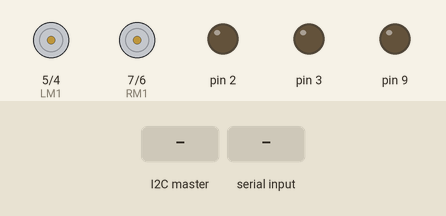
Simulated run of this sketch. Board: Arduino Uno, built with avr-gcc and run on an emulated ATmega328P. Shown: motor-driver pin pairs drawn as motors (green arrow = first pin HIGH = forward, orange = second pin HIGH = backward, longer = more drive), output pins drawn as LEDs (lit = HIGH). The test bench sets the inputs (shaded band).

Above: at 1.2 s.
1.3 s: the I2C master sends "Y"
At 2.7 s:
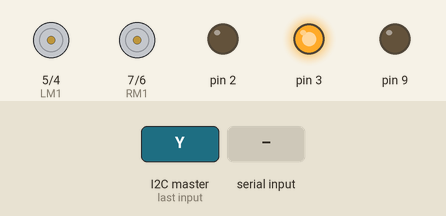
4.3 s: "1" received over Serial
At 5.7 s:
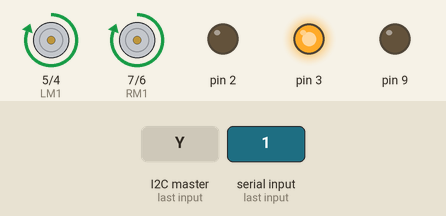
6.8 s: the I2C master sends "N"
At 8.4 s:
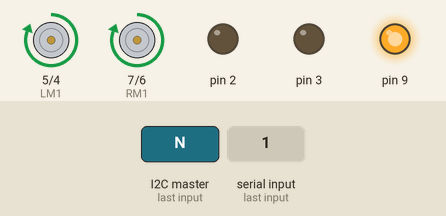
8.8 s: the I2C master sends "R"
At 9.6 s:
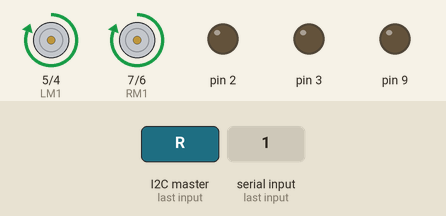
Timing chart, 0 to 11.3 s (numbered marks = the images above; inputs shaded):
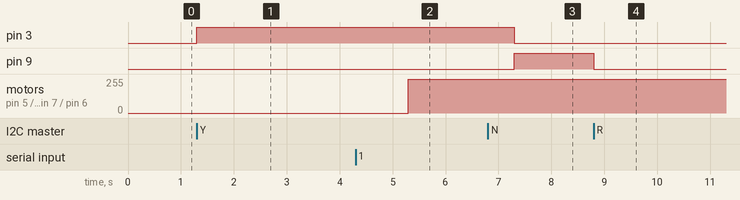

Measured:
- after the input at 1.3 s, pin 3: LOW → HIGH at once
- after the input at 4.3 s, motor on pin 5 (LM1) / pin 4 (LM2), motor on pin 7 (RM1) / pin 6 (RM2): stopped → forward 255/255 after 1.0 s
- after the input at 6.8 s, pin 3: HIGH → LOW after 0.50 s; pin 9: LOW → HIGH after 0.50 s
- after the input at 8.8 s, pin 9: HIGH → LOW at once

The sketch:

Slave.ino
```cpp
#include<Wire.h>
char x ;
int RM1 = 7;
int RM2 = 6;
int LM1 = 5;
int LM2 = 4;
void setup() {
 Wire.begin(9);
 Wire.onReceive(receiveEvent);
  pinMode(RM1,OUTPUT);
  pinMode(RM2,OUTPUT);
  pinMode(LM1,OUTPUT);
  pinMode(LM2,OUTPUT);
  pinMode(9,OUTPUT);
  pinMode(3,OUTPUT);
  pinMode(2,OUTPUT);
  Serial.begin(9600);
}
void receiveEvent(int bytes){
  x = Wire.read();
  }

void loop() {
 if(x == 'Y' ){
  digitalWrite(9,LOW);
  digitalWrite(3,HIGH);
  digitalWrite(2,LOW);
  delay(2000);
  digitalWrite(3,LOW);
  digitalWrite(2,LOW);
if(Serial.available()){
  char choice;
  choice = Serial.read();


  if(choice == '1'){
    digitalWrite(RM1,HIGH);
    digitalWrite(RM2,LOW);
    digitalWrite(LM1,HIGH);
    digitalWrite(LM2,LOW);
  }

  if(choice == '2'){
    digitalWrite(RM1,LOW);
    digitalWrite(RM2,LOW);
    digitalWrite(LM1,LOW);
    digitalWrite(LM2,LOW);
  }

  if(choice == '3'){
    digitalWrite(RM1,LOW);
    digitalWrite(RM2,HIGH);
    digitalWrite(LM1,LOW);
    digitalWrite(LM2,HIGH);
  }

  if(choice == '4'){
    digitalWrite(RM1,HIGH);
    digitalWrite(RM2,LOW);
    digitalWrite(LM1,LOW);
    digitalWrite(LM2,HIGH);
  }

  if(choice == '5'){
    digitalWrite(RM1,LOW);
    digitalWrite(RM2,HIGH);
    digitalWrite(LM1,HIGH);
    digitalWrite(LM2,LOW);
  }
  }

  }else

  if(x == 'N')
  {
   digitalWrite(9,HIGH);
    }
    else

    if(x == 'R'){
      digitalWrite(9,LOW);
      }

}
```
